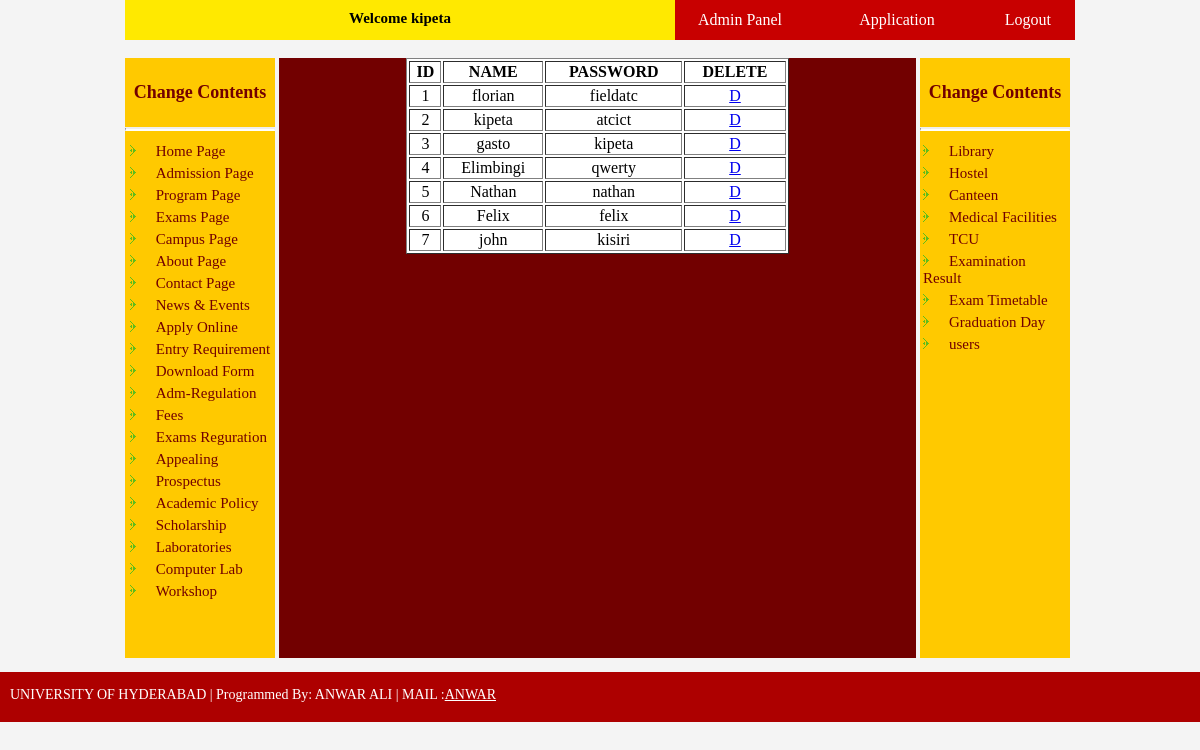
The app's page /admin_pages/users.php (signed in) with its own data.
### tables this page shows
CREATE TABLE IF NOT EXISTS `users` (
  `id` int(10) NOT NULL AUTO_INCREMENT,
  `name` varchar(50) NOT NULL,
  `password` varchar(50) NOT NULL,
  PRIMARY KEY (`id`)
);

### admin_pages/users.php (the view, shortened to what this page needs)
<html>
<head>
	<link rel="stylesheet" type="text/css" href="css/style.css">
</head>
<body>
<?php
include 'after_header.php';
?>
<br>
		<div id="content">
			<div class="left" border="1" style="border-collapse:collapse;">
				<h4 align="center" class="heading">Change Contents</h4><hr>
				<table align="center">
					<tr>
						<td><img src="img/news.png">&nbsp;&nbsp;&nbsp;&nbsp;&nbsp;<a href="home1.php" class="links_left" onclick>Home Page</a></td>
					</tr>
					<tr>
						<td><img src="img/news.png">&nbsp;&nbsp;&nbsp;&nbsp;&nbsp;<a href="admission.php" class="links_left">Admission Page</a></td>
					</tr>
					<tr>
						<td><img src="img/news.png">&nbsp;&nbsp;&nbsp;&nbsp;&nbsp;<a href="programs.php" class="links_left">Program Page</a></td>
					</tr>
					<tr>
						<td><img src="img/news.png">&nbsp;&nbsp;&nbsp;&nbsp;&nbsp;<a href="exams.php" class="links_left">Exams Page</a></td>
					</tr>
					<tr>
						<td><img src="img/news.png">&nbsp;&nbsp;&nbsp;&nbsp;&nbsp;<a href="campus.php" class="links_left">Campus Page</a></td>
					</tr>
					<tr>
						<td><img src="img/news.png">&nbsp;&nbsp;&nbsp;&nbsp;&nbsp;<a href="about.php" class="links_left">About Page</a></td>
					</tr>
					<tr>
						<td><img src="img/news.png">&nbsp;&nbsp;&nbsp;&nbsp;&nbsp;<a href="contact.php" class="links_left">Contact Page</a></td>
					</tr>
					<tr>
						<td><img src="img/news.png">&nbsp;&nbsp;&nbsp;&nbsp;&nbsp;<a href="news.php" class="links_left">News & Events</a></td>
					</tr>
					<tr>
						<td><img src="img/news.png">&nbsp;&nbsp;&nbsp;&nbsp;&nbsp;<a href="apply.php" class="links_left">Apply Online</a></td>
					</tr>
					<tr>
						<td><img src="img/news.png">&nbsp;&nbsp;&nbsp;&nbsp;&nbsp;<a href="entry.php" class="links_left">Entry Requirement</a></td>
					</tr>
					<tr>
						<td><img src="img/news.png">&nbsp;&nbsp;&nbsp;&nbsp;&nbsp;<a href="form.php" class="links_left">Download Form</a></td>
					</tr>
					<tr>
						<td><img src="img/news.png">&nbsp;&nbsp;&nbsp;&nbsp;&nbsp;<a href="adreguration.php" class="links_left">Adm-Regulation</a></td>
					</tr>
					<tr>
						<td><img src="img/news.png">&nbsp;&nbsp;&nbsp;&nbsp;&nbsp;<a href="fees.php" class="links_left">Fees</a></td>
					</tr>
					<tr>
						<td><img src="img/news.png">&nbsp;&nbsp;&nbsp;&nbsp;&nbsp;<a href="exreguration.php" class="links_left">Exams Reguration</a></td>
					</tr>
					<tr>
						<td><img src="img/news.png">&nbsp;&nbsp;&nbsp;&nbsp;&nbsp;<a href="appealing.php" class="links_left">Appealing</a></td>
					</tr>
					<tr>
						<td><img src="img/news.png">&nbsp;&nbsp;&nbsp;&nbsp;&nbsp;<a href="prospectus.php" class="links_left">Prospectus</a></td>
					</tr>
					<tr>
						<td><img src="img/news.png">&nbsp;&nbsp;&nbsp;&nbsp;&nbsp;<a href="policy.php" class="links_left">Academic Policy</a></td>
					</tr>
					<tr>
						<td><img src="img/news.png">&nbsp;&nbsp;&nbsp;&nbsp;&nbsp;<a href="scholarship.php" class="links_left">Scholarship</a></td>
					</tr>
					<tr>
						<td><img src="img/news.png">&nbsp;&nbsp;&nbsp;&nbsp;&nbsp;<a href="laboratories.php" class="links_left">Laboratories</a></td>
					</tr>
					<tr>
						<td><img src="img/news.png">&nbsp;&nbsp;&nbsp;&nbsp;&nbsp;<a href="complab.php" class="links_left">Computer Lab</a></td>
					</tr>
					<tr>
						<td><img src="img/news.png">&nbsp;&nbsp;&nbsp;&nbsp;&nbsp;<a href="workshop.php" class="links_left">Workshop</a></td>
					</tr>
				</table>
			</div>
			<div class="space"></div>
			<div class="center">
				<?php
echo "<table align='center' height='auto' width='60%' bgcolor='white' border='1px solid'style='text-align:center;'>
  	<tr>
  		<th>ID</th>
  		<th>NAME</th>
  		<th>PASSWORD</th>
  		<th>DELETE</th>
  	</tr>";
$result = mysql_query("SELECT * FROM users");
while($row = mysql_fetch_array($result))
  {
  	$id = $row['id'];
  	echo "<tr>"."<td>".$row['id']."</td>"."<td>".$row['name']."</td>"."<td>".$row['password']."</td>"."<td>"."<a href='delete.php?id=".$id."' name='futa'>D</a>"."</td>"."</tr>";
  }
echo "</table>";
?>
			</div>
			<div class="space"></div>
			<div class="right">
				<h4 align="center" class="heading">Change Contents</h4><hr>
				<table align="center">
					<tr>
						<td><img src="img/news.png">&nbsp;&nbsp;&nbsp;&nbsp;&nbsp;<a href="library.php" class="links_left" onclick>Library</a></td>
					</tr>
					<tr>
						<td><img src="img/news.png">&nbsp;&nbsp;&nbsp;&nbsp;&nbsp;<a href="hostel.php" class="links_left">Hostel</a></td>
					</tr>
					<tr>
						<td><img src="img/news.png">&nbsp;&nbsp;&nbsp;&nbsp;&nbsp;<a href="canteen.php" class="links_left">Canteen</a></td>
					</tr>
					<tr>
						<td><img src="img/news.png">&nbsp;&nbsp;&nbsp;&nbsp;&nbsp;<a href="medical.php" class="links_left">Medical Facilities</a></td>
					</tr>
					<tr>
						<td><img src="img/news.png">&nbsp;&nbsp;&nbsp;&nbsp;&nbsp;<a href="tcu.php" class="links_left">TCU</a></td>
					</tr>
					<tr>
						<td><img src="img/news.png">&nbsp;&nbsp;&nbsp;&nbsp;&nbsp;<a href="examresult.php" class="links_left">Examination Result</a></td>
					</tr>
					<tr>
						<td><img src="img/news.png">&nbsp;&nbsp;&nbsp;&nbsp;&nbsp;<a href="examtime.php" class="links_left">Exam Timetable</a></td>
					</tr>
					<tr>
						<td><img src="img/news.png">&nbsp;&nbsp;&nbsp;&nbsp;&nbsp;<a href="graduation.php" class="links_left">Graduation Day</a></td>
					</tr>
					<tr>
						<td><img src="img/news.png">&nbsp;&nbsp;&nbsp;&nbsp;&nbsp;<a href="users.php" class="links_left">users</a></td>
					</tr>
				</table>
			</div>
	</div></div>
	<?php
	include 'footer.php';
	?>
</body>
</html>

### admin_pages/css/style.css (style rules this page uses)
body { margin: 0; padding: 0; background-color: #F4F4F4; }
#content { height: 600px; background-color: ; }
.left { height: 600px; width: 150px; float: left; background-color: #FFC900; }
.center { height: 600px; width: 637px; float: left; background-color: #720000; }
.right { height: 600px; width: 150px; float: left; background-color: #FFC900; }
.space { height: 600px; width: 4px; float: left; }
.heading { font-size: 18px; color: #720000; }
.links_left { text-decoration: none; color: #720000; font-size: 15px; font-family: Franklin Gothic Demi Cond; }
hr { border-top: 2px solid #eeeeee; border-bottom: 2px solid #ffffff; }

### records on screen
users: id "1", name "florian", password "fieldatc"
users: id "2", name "kipeta", password "atcict"
users: id "3", name "gasto", password "kipeta"
users: id "4", name "Elimbingi", password "qwerty"
users: id "5", name "Nathan", password "nathan"
users: id "6", name "Felix", password "felix"
users: id "7", name "john", password "kisiri"

### other values on screen
$_SESSION['name'] "kipeta"
